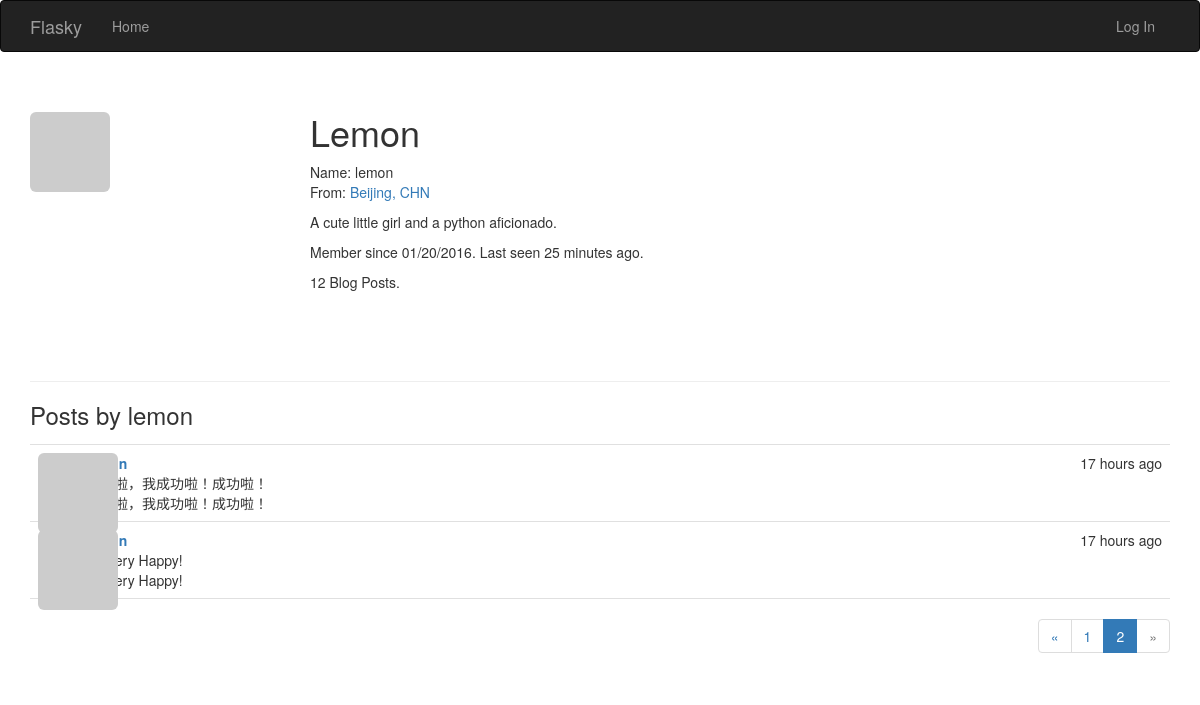
The app's page /user/lemon?page=2 with its own data.
### app/models.py (models this page shows, shortened)
class User(UserMixin, db.Model):
	__tablename__ = 'users'
	id = db.Column(db.Integer, primary_key=True)
	email = db.Column(db.String(64), unique=True, index=True)
	username = db.Column(db.String(64), unique=True, index=True)
	role_id = db.Column(db.Integer, db.ForeignKey('roles.id'))
	password_hash = db.Column(db.String(128))
	confirmed = db.Column(db.Boolean, default=False)
	name = db.Column(db.String(64))
	location = db.Column(db.String(64))
	about_me = db.Column(db.Text())
	member_since = db.Column(db.DateTime(), default=datetime.utcnow)
	last_seen = db.Column(db.DateTime(), default=datetime.utcnow)
	avatar_hash = db.Column(db.String(32))
	posts = db.relationship('Post', backref='author', lazy='dynamic')
	@property
	def password(self):
		raise AttributeError('Password id not a readable attribute.')
	def gravatar(self, size=100, default='identicon', rating='g'):
		if request.is_secure:
			url = 'https://secure.gravatar.com/avatar'
		else:
			url = 'http://www.gravatar.com/avatar'
		hash = self.avatar_hash or hashlib.md5(
            self.email.encode('utf-8')).hexdigest()
		return '{url}/{hash}?s={size}&d={default}&r={rating}'.format(
            url=url, hash=hash, size=size, default=default, rating=rating)

class Post(db.Model):
    __tablename__ = 'posts'
    id = db.Column(db.Integer, primary_key=True)
    body = db.Column(db.Text)
    body_html = db.Column(db.Text)
    timestamp = db.Column(db.DateTime, index=True, default=datetime.utcnow)
    author_id = db.Column(db.Integer, db.ForeignKey('users.id'))

### app/main/views.py (the view)
@main.route('/user/<username>')
def user(username):
    user = User.query.filter_by(username=username).first_or_404()
    page = request.args.get('page', 1, type=int)
    pagination = user.posts.order_by(Post.timestamp.desc()).paginate(
            page, per_page=current_app.config['FLASKY_POSTS_PER_PAGE'],
            error_out=False)
    posts = pagination.items
    return render_template('user_basic.html', user=user, posts=posts,
                            pagination=pagination)

### app/auth/views.py (called while the page is built)
@auth.before_app_request
def before_request():
	if current_user.is_authenticated:
	    current_user.ping()   # Update logged-in user access time
	    if not current_user.confirmed \
	            and request.endpoint[:5] != 'auth.' \
	            and request.endpoint != 'static':   # Filter unconfirmed accounts
	        return redirect(url_for('auth.unconfirmed'))

### app/main/__init__.py (called while the page is built)
@main.app_context_processor
def inject_permissions():
	return dict(Permission=Permission)

### app/models.py (called while the page is built)
	def is_administrator(self):
		return False

### app/templates/user_basic.html (shortened to what this page needs)
{% extends "base_basic.html" %}
{% import "_macros.html" as macros %}
{% block page_content %}
<div class="page-header">
    <img class="img-rounded profile-thumbnail" src="{{ user.gravatar(size=256) }}">
    <div class="profile-header">
        <h1>{{ user.username | capitalize }}</h1>
        {% if user.name or user.location %}
        <p>
            {% if user.name %}Name: {{ user.name }}<br>{% endif %}
            {% if user.location %}
                From: <a href="http://maps.google.com/?q={{ user.location }}">
                {{ user.location }}</a>
                <br>
            {% endif %}
        </p>
        {% endif %}
        {% if user.about_me %}<p>{{ user.about_me }}</p>{% endif %}
        <p>Member since {{ moment(user.member_since).format('L') }}.
            Last seen {{ moment(user.last_seen).fromNow() }}.
        </p>
        <p>{{ user.posts.count() }} Blog Posts.</p>
    </div>
</div>
<h3>Posts by {{ user.username }}</h3>
{% include '_posts.html' %}
{% if pagination %}
<div class="pagination">
    {{ macros.pagination_widget(pagination, '.user', username=user.username) }}
</div>
{% endif %}
{% endblock %}

### app/templates/_posts.html (shortened to what this page needs)
<ul class="posts">
    {% for post in posts %}
    <li class="post">
        <div class="post-thumbnail">
            <a href="{{ url_for('.user', username=post.author.username) }}">
                <img class="img-rounded profile-thumbnail" src="{{ post.author.gravatar(size=40) }}">
            </a>
        </div>
        <div class="post-content">
            <div class="post-date">{{ moment(post.timestamp).fromNow() }}</div>
            <div class="post-author">
            	<a href="{{ url_for('.user', username=post.author.username) }}">
            	</a>
            </div>
            <div class="post-body">{{ post.body }}</div>
            <div class="post-body">
                {% if post.body_html %}
                    {{ post.body_html | safe }}
                {% else %}
                    {{ post.body }}
                {% endif %}
            </div>
        </div>
    </li>
    {% endfor %}
</ul>

### app/static/styles.css (style rules this page uses)
.profile-thumbnail { position: absolute; }
.profile-header { min-height: 260px; margin-left: 280px; }
ul.posts { list-style-type: none; padding: 0px; margin: 16px 0px 0px 0px; border-top: 1px solid #e0e0e0; }
ul.posts li.post { padding: 8px; border-bottom: 1px solid #e0e0e0; }
div.post-date { float: right; }
div.post-author { font-weight: bold; }
div.post-thumbnail { position: absolute; }
div.post-content { margin-left: 48px; min-height: 48px; }
div.pagination { width: 100%; text-align: right; padding: 0px; margin: 0px; }

### records on screen
User: username "Lemon", name "lemon", location "Beijing, CHN", about_me "A cute little girl and a python aficionado.", member_since "01/20/2016", last_seen "25 minutes ago", username "lemon"
Post: timestamp "17 hours ago", body "啦啦啦，我成功啦！成功啦！"
Post: timestamp "17 hours ago", body "I'm very Happy!"

### other values on screen
{{ user.posts.count() }} "12"
{{ p }} "1"
{{ p }} "2"
